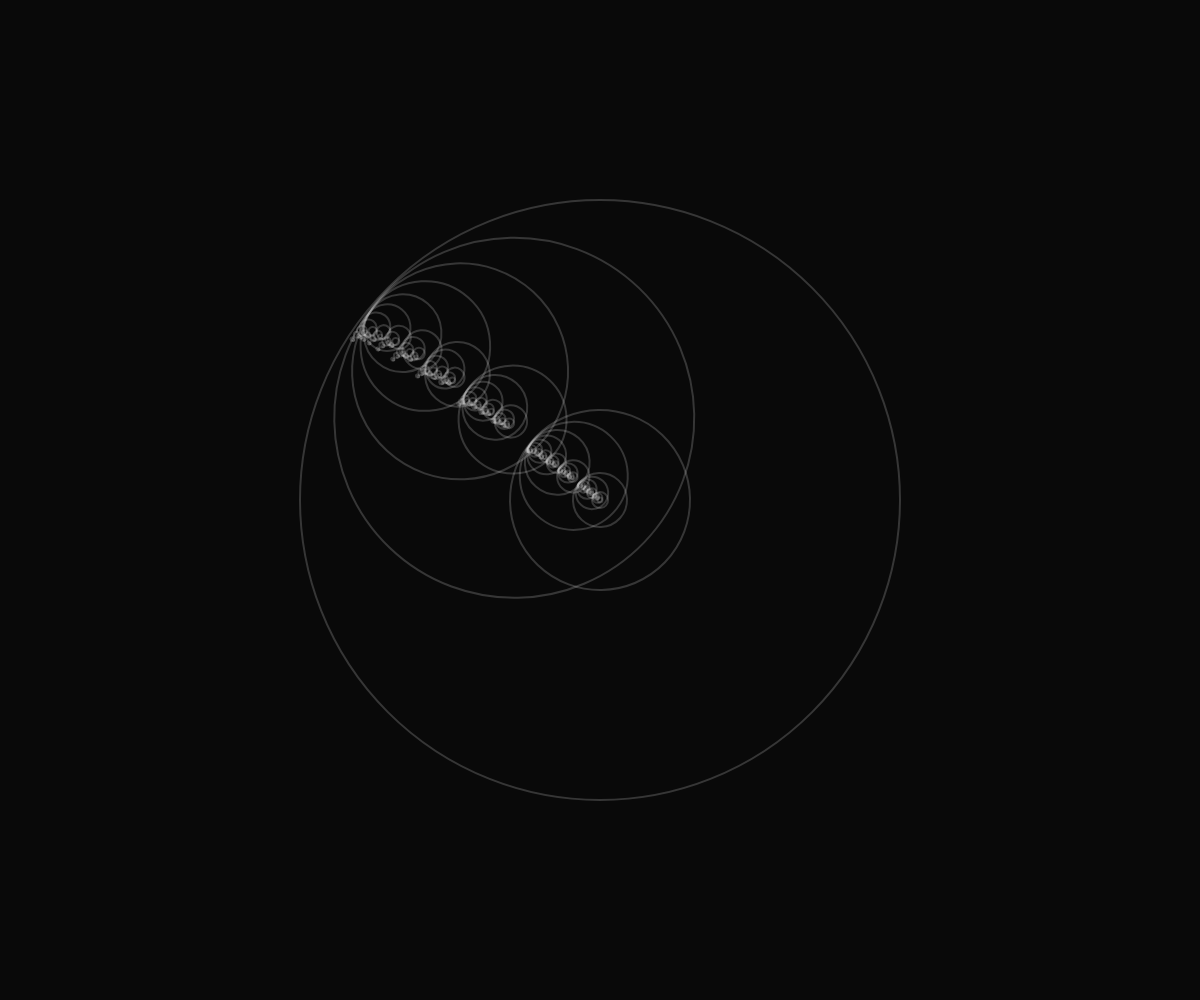
Frame 1 (no input)
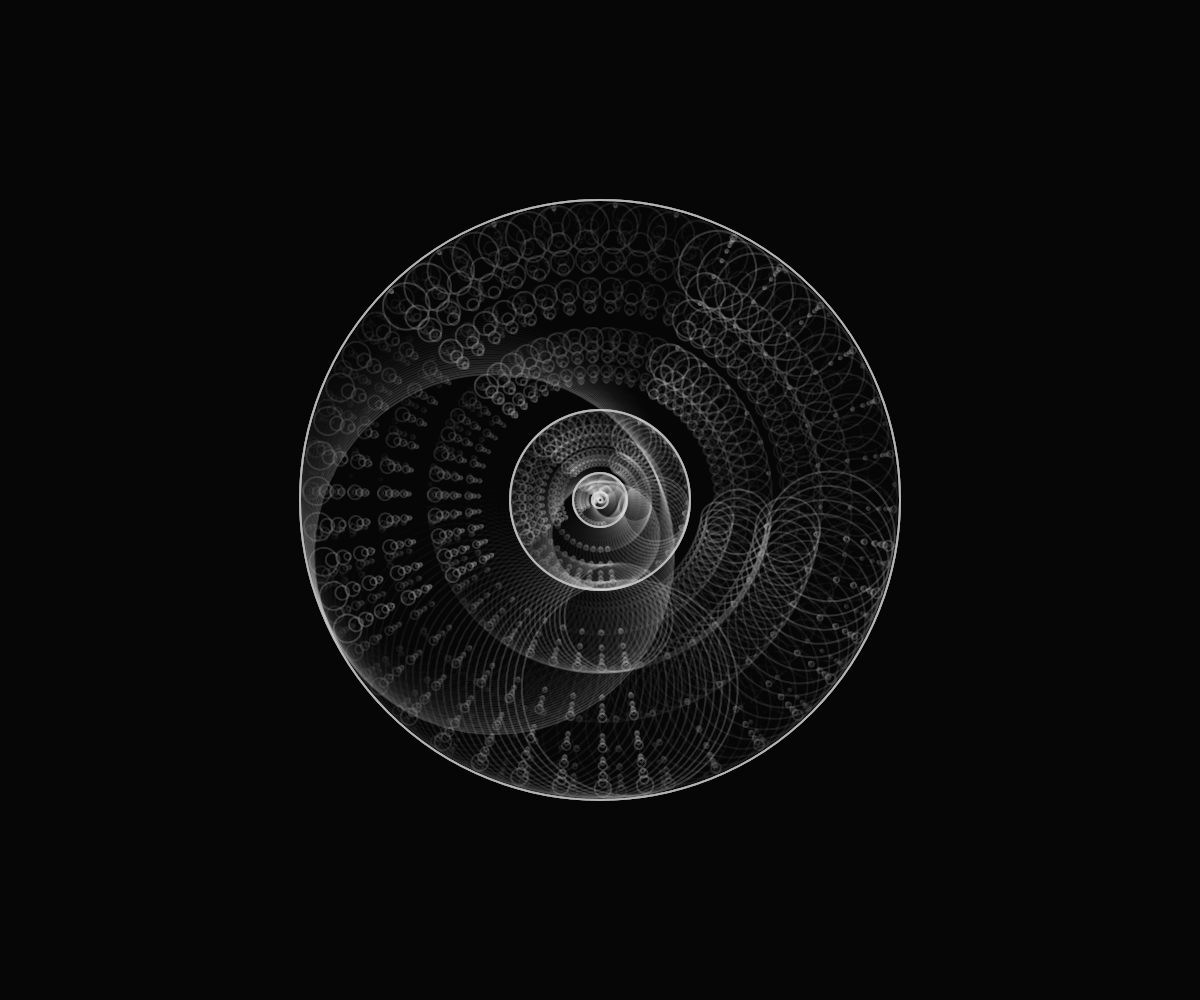
Frame 60 (no input)
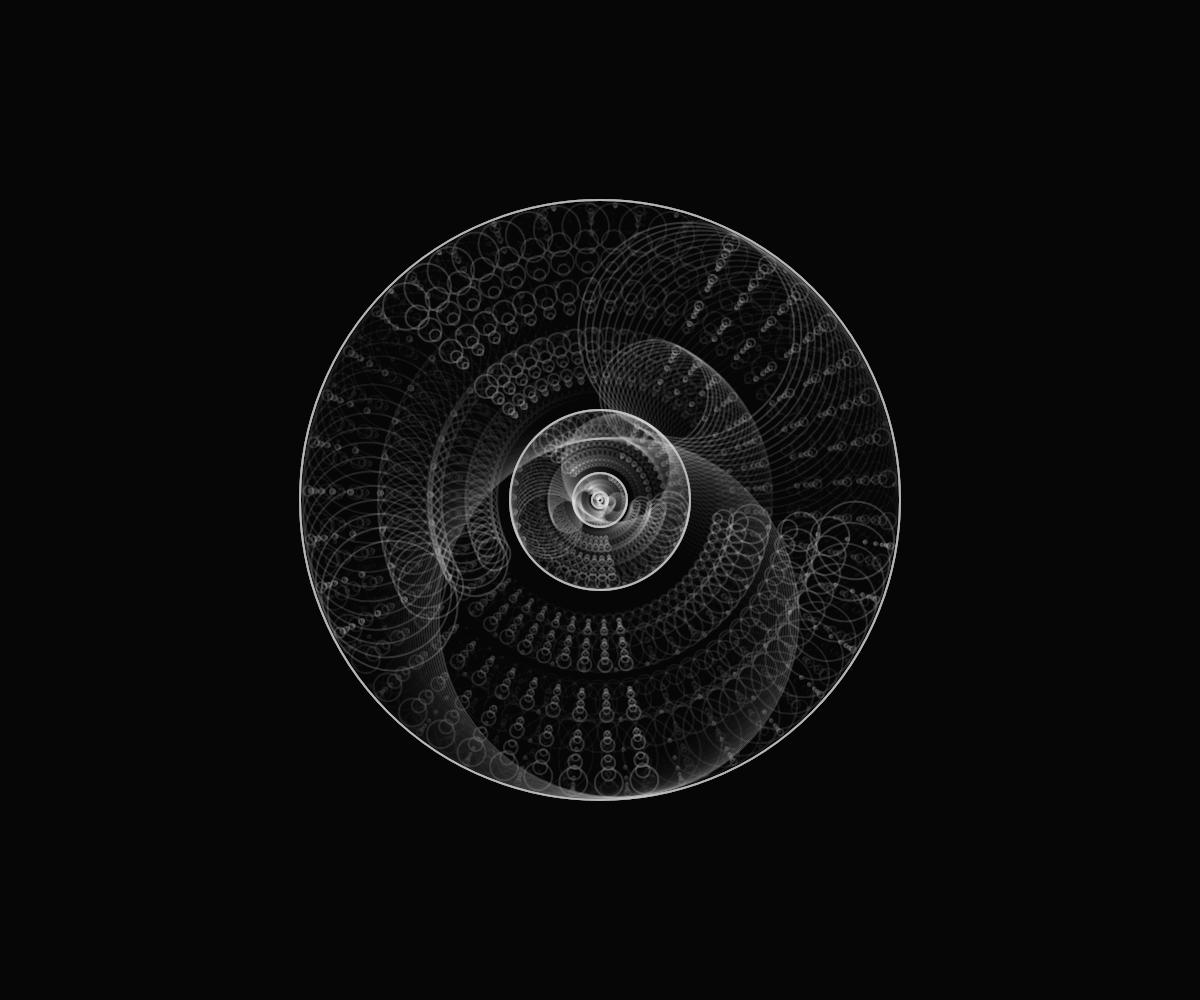
Frame 120 (the mouse pressed at the canvas centre since frame 60)

The p5.js sketch that drew these frames (run headless with seeded random() and noise() and a simulated clock; from frame 60 on, the mouse is pressed at the canvas centre):

// p5.js sketch
// ── sketch.js
function setup() {
  createCanvas(windowWidth, windowHeight);
  frameRate(30);
  background(10);
}

function draw() {
  background(10,10,10,20);
  noFill();
  stroke(240,240,240,50);
  strokeWeight(2); 
  translate(width/2,height/2); 
  drawCircle (0,0,600);
}

function drawCircle(x,y,d) {
  ellipse (x,y,d);
  if (d > 5) {
    push(); 
    translate(0,0); 
    rotate(-PI /30*frameCount/5);
    drawCircle (x-d*0.14, y-d*0.14, d*0.6);
    drawCircle (x, y, d*0.3);
    //drawCircle (x, y+d*0.5, d*0.5);
    //drawCircle (x, y-d*0.5, d*0.5);
    pop(); 
    }
}
